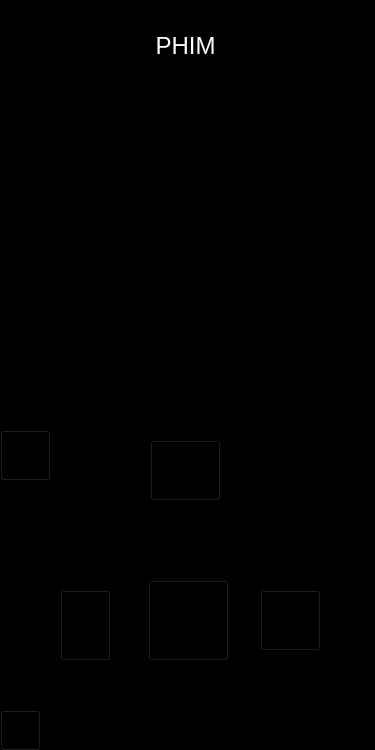
<?xml version="1.0" encoding="UTF-8"?>
<ui version="4.0">
 <class>MainWindow</class>
 <widget class="QMainWindow" name="MainWindow">
  <property name="geometry">
   <rect>
    <x>0</x>
    <y>0</y>
    <width>375</width>
    <height>750</height>
   </rect>
  </property>
  <property name="windowTitle">
   <string>MainWindow</string>
  </property>
  <property name="styleSheet">
   <string notr="true">background-color: rgb(0, 0, 0);</string>
  </property>
  <widget class="QWidget" name="centralwidget">
   <widget class="QPushButton" name="pushButton">
    <property name="geometry">
     <rect>
      <x>0</x>
      <y>430</y>
      <width>51</width>
      <height>51</height>
     </rect>
    </property>
    <property name="styleSheet">
     <string notr="true">background-image: url(:/newPrefix/icons8_Menu_50px.png);</string>
    </property>
    <property name="text">
     <string/>
    </property>
   </widget>
   <widget class="QPushButton" name="pushButton_3">
    <property name="geometry">
     <rect>
      <x>148</x>
      <y>580</y>
      <width>81</width>
      <height>81</height>
     </rect>
    </property>
    <property name="font">
     <font>
      <pointsize>12</pointsize>
     </font>
    </property>
    <property name="styleSheet">
     <string notr="true">background-image: url(:/newPrefix/icons8_pause_button_80px.png);</string>
    </property>
    <property name="text">
     <string/>
    </property>
   </widget>
   <widget class="QLabel" name="label">
    <property name="geometry">
     <rect>
      <x>0</x>
      <y>130</y>
      <width>371</width>
      <height>291</height>
     </rect>
    </property>
    <property name="styleSheet">
     <string notr="true">background-color: rgb(0, 0, 0);</string>
    </property>
    <property name="text">
     <string>TextLabel</string>
    </property>
   </widget>
   <widget class="QLabel" name="label_2">
    <property name="geometry">
     <rect>
      <x>320</x>
      <y>20</y>
      <width>51</width>
      <height>51</height>
     </rect>
    </property>
    <property name="styleSheet">
     <string notr="true">background-image: url(:/newPrefix/icons8_retro_tv_48px.png);</string>
    </property>
    <property name="text">
     <string/>
    </property>
   </widget>
   <widget class="QPushButton" name="pushButton_4">
    <property name="geometry">
     <rect>
      <x>0</x>
      <y>710</y>
      <width>41</width>
      <height>41</height>
     </rect>
    </property>
    <property name="styleSheet">
     <string notr="true">background-image: url(:/newPrefix/trove.png);</string>
    </property>
    <property name="text">
     <string/>
    </property>
   </widget>
   <widget class="QLabel" name="label_3">
    <property name="geometry">
     <rect>
      <x>110</x>
      <y>20</y>
      <width>151</width>
      <height>51</height>
     </rect>
    </property>
    <property name="font">
     <font>
      <pointsize>18</pointsize>
     </font>
    </property>
    <property name="styleSheet">
     <string notr="true">color: rgb(255, 255, 255);</string>
    </property>
    <property name="text">
     <string>PHIM</string>
    </property>
    <property name="alignment">
     <set>Qt::AlignCenter</set>
    </property>
   </widget>
   <widget class="QLabel" name="label_4">
    <property name="geometry">
     <rect>
      <x>0</x>
      <y>70</y>
      <width>51</width>
      <height>51</height>
     </rect>
    </property>
    <property name="styleSheet">
     <string notr="true">background-image: url(:/newPrefix/icons8_cartoon_network_50px.png);</string>
    </property>
    <property name="text">
     <string/>
    </property>
   </widget>
   <widget class="QPushButton" name="pushButton_5">
    <property name="geometry">
     <rect>
      <x>60</x>
      <y>590</y>
      <width>51</width>
      <height>71</height>
     </rect>
    </property>
    <property name="styleSheet">
     <string notr="true">background-image: url(:/newPrefix/icons8_mute_64px.png);</string>
    </property>
    <property name="text">
     <string/>
    </property>
   </widget>
   <widget class="QPushButton" name="pushButton_6">
    <property name="geometry">
     <rect>
      <x>260</x>
      <y>590</y>
      <width>61</width>
      <height>61</height>
     </rect>
    </property>
    <property name="styleSheet">
     <string notr="true">background-image: url(:/newPrefix/tangam2.png);</string>
    </property>
    <property name="text">
     <string/>
    </property>
   </widget>
   <widget class="QPushButton" name="pushButton_2">
    <property name="geometry">
     <rect>
      <x>150</x>
      <y>440</y>
      <width>71</width>
      <height>61</height>
     </rect>
    </property>
    <property name="styleSheet">
     <string notr="true">background-image: url(:/newPrefix/icons8_play_80px.png);</string>
    </property>
    <property name="text">
     <string/>
    </property>
   </widget>
  </widget>
 </widget>
 <resources>
  <include location="buttonn.qrc"/>
 </resources>
 <connections/>
</ui>
